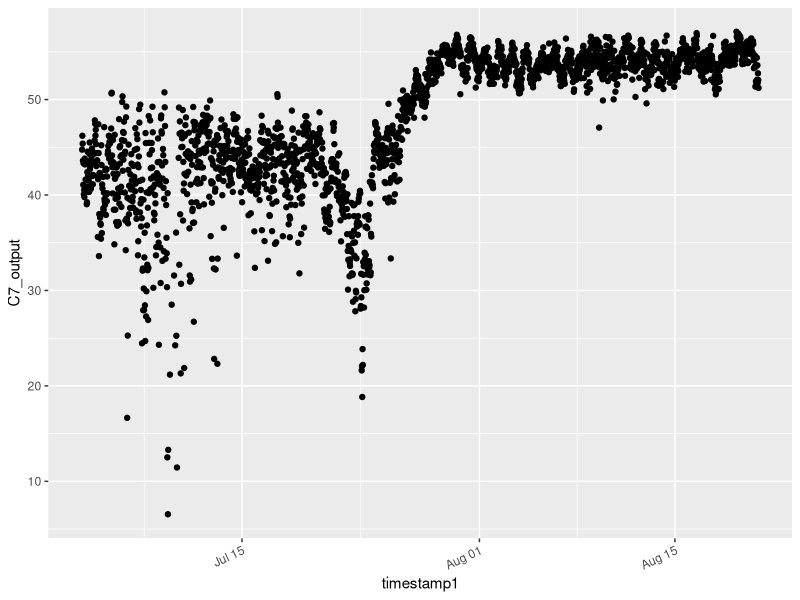
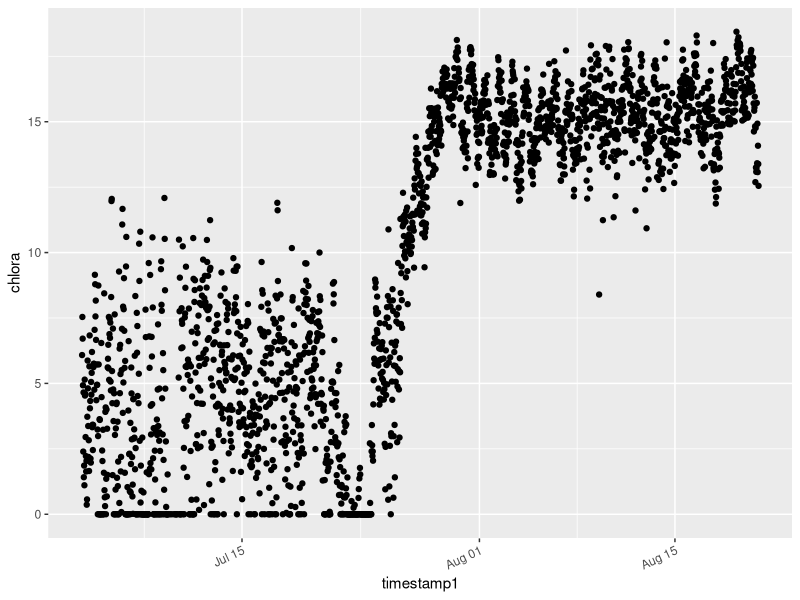

These figures' R source, in order: (Note: this script raises an error after producing the figures.)
## ---------------------------
## QA'QC for 1 C7 sensor optically formatted to measure chlorophyll-a
##    ongoing space for aggregation of new deployment data
##
## Author: Kelly A. Loria
## Date Created: 2020-03-19
## Email: kelly.loria@colorado.edu
##
## ---------------------------
## Load packages:
library(ggplot2)
library(dplyr)

## ---------------------------
# Back ground information for users:
#    link to product mannual
#    https://www.pme.com/products/cyclops-7-logger
#    Raw C7 output needs to be corrected for chlorophyll-a exctractions


## ---------------------------
# I. For C7 output corrections 
# read in chl-a extractions: water_qualityCHLA.csv
chla1819 <- read.csv("water_qualityCHLA.csv", header=T)
names(chla1819)

# 2. Fix timestamp - so it is no longer a character:
chla1819$ndate <- as.Date(as.Date.character(chla1819$date, format="%m/%d/%y"))
range(chla1819$ndate)


## ---------------------------
# II. Summer 2018 deployment
old.datC7 <- read.csv("gl4.buoy.PMEC7.data.csv", header=T)

# 1. Fix timestamp - so it is no longer a character:
old.datC7$timestamp1 <- as.POSIXct(old.datC7$timestamp, format= "%Y-%m-%d %H:%M")
range(old.datC7$timestamp1)
summary(old.datC7)

# 2. Check data distribution through plots:
qplot(timestamp1, C7_output, data = old.datC7, geom="point") +
  #scale_x_datetime(date_breaks = "504 hour", labels = date_format("%b %d")) +
  theme(axis.text.x = element_text(angle = 25, vjust = 1.0, hjust = 1.0)) 

qplot(timestamp1, chlora, data = old.datC7, geom="point") +
  #scale_x_datetime(date_breaks = "504 hour", labels = date_format("%b %d")) +
  theme(axis.text.x = element_text(angle = 25, vjust = 1.0, hjust = 1.0)) 

# 3. Compare C7 output with chl-a extraction values. 
#       Need to extract just dates from timestamps 
old.datC7 <- transform(old.datC7, ndate = as.Date(timestamp1))

# 4. Combine C7 output and chl-a extractions
sum18comp <- left_join(old.datC7, chla1819[c("ndate", "depth","chl_a")],
                  by = c("ndate" = "ndate"))
summary(sum18comp)

# 5. Plot the new combined data
p <- ggplot(sum18comp) +
  geom_point(aes(x=ndate, y=(C7_output)), color="#57a6ad", alpha = 0.2) +
  geom_point(aes(x=ndate, y=(chl_a)), shape = 17, color="#316326", alpha = 0.8)  +
  theme_classic() 

# 5b.Plot the relationship between chl-a values and C7 values
p <- ggplot(sum18comp, aes(x=chl_a, y=C7_output)) +
  geom_point(alpha = 0.2)  +
  stat_smooth(method ="lm") +
  theme_classic()  

# 6. Get a beta value for the relationship between chl-a values and C7 values
sum18comp.mod <- lmer(chl_a ~ C7_output + (1|depth.y), data=sum18comp)
summary(sum18comp.mod)

# 7. Transfor output for chl-a beta estimate
old.datC7$chlora20 <- (old.datC7$chlora * 0.065541)

qplot(timestamp1, chlora20, data = old.datC7, geom="point") +
  #scale_x_datetime(date_breaks = "504 hour", labels = date_format("%b %d")) +
  theme(axis.text.x = element_text(angle = 25, vjust = 1.0, hjust = 1.0)) 

# 8. The data pre-July 29st looks poor and should be flagged 
old.datC7$flag_RE[old.datC7$timestamp1 <= as.POSIXct('2018-07-29 00:00:00')] <- "q"
old.datC7$flag_RE[old.datC7$timestamp1 >= as.POSIXct('2018-07-29 00:00:00')] <- "n"

# 9. Check to see if data was appropriately flagged:
qplot(timestamp1, chlora20, data = old.datC7, geom="point", color=flag_RE) +
  #scale_x_datetime(date_breaks = "504 hour", labels = date_format("%b %d")) +
  theme(axis.text.x = element_text(angle = 25, vjust = 1.0, hjust = 1.0)) 

## ---------------------------
# III. Winter 2018 Deployment:
#     C7 sensor @ 3m

# 1. Read in new raw data at depth (for 2018-2019): C7_240115_180823_190723_3m.TXT
C7.3m <- read.delim("C7_240115_180823_190723_3m.TXT", header=T, sep = ',')
names(C7.3m)
summary(C7.3m)

# 2. Fix timestamp
C7.3m$timestamp1 <- as.POSIXct(C7.3m$Mountain.Standard.Time, format="%Y-%m-%d %H:%M:%OS")
range(C7.3m$timestamp1)

# 3. Restrict for date range of deployment:
C7.3m <- subset(C7.3m,timestamp1 >= as.POSIXct('2018-08-24 13:00:00') & 
                  timestamp1 <= as.POSIXct('2019-07-23 00:00:00'))
range(C7.3m$timestamp1)

# 4. Plot the data:
qplot(timestamp1, Sensor, data = C7.3m, geom="point") +
  #scale_x_datetime(date_breaks = "504 hour", labels = date_format("%b %d")) +
  theme(axis.text.x = element_text(angle = 25, vjust = 1.0, hjust = 1.0))

# 5. Compare C7 output with chl-a extraction values. 
#       Need to extract just dates from timestamps 
C7.3m <- transform(C7.3m, ndate = as.Date(timestamp1))

# 6. Combine C7 output and chl-a extractions
win18comp <- left_join(C7.3m, chla1819[c("ndate", "depth","chl_a")],
                       by = c("ndate" = "ndate"))
summary(win18comp)

# 7. Plot the combined data
p <- ggplot(win18comp) +
  geom_point(aes(x=ndate, y=(Sensor)), color="#57a6ad", alpha = 0.2) +
  geom_point(aes(x=ndate, y=(chl_a)), shape = 17, color="#316326", alpha = 0.8)  +
  theme_classic() 

# 8. Get a beta value for the relationship between chl-a values and C7 values
win18comp.mod <- lmer(chl_a ~ Sensor + (1|depth), data=win18comp)
summary(win18comp.mod)

# 9. Transfor output for chl-a estimate
C7.3m$chlora20 <- (C7.3m$Sensor * 0.001158)

# 10. Plot transformed data
qplot(timestamp1, chlora20, data = C7.3m, geom="point") +
  #scale_x_datetime(date_breaks = "504 hour", labels = date_format("%b %d")) +
  theme(axis.text.x = element_text(angle = 25, vjust = 1.0, hjust = 1.0)) 

# 11. Add in column for depth, deployment and sensor 
C7.3m$depth <- 3
C7.3m$deployment <- "Winter2018"
C7.3m$sensor <- 240115

# 12. Add in variable for flag:
C7.3m$flag_RE[C7.3m$timestamp1 >= as.POSIXct('2018-08-24 13:00:00') ] <- "n"


## ---------------------------
# IV Combine Summer2018 + Winter2018 data

# 1. Add in column for year 
PME_C7_winter18 <- transform(C7.3m,
                              year = as.numeric(format(timestamp1, '%Y')))

# 2. Select for relevant parameters
old.datC7_1 <- subset(old.datC7, select=c(sensor, deployment, year, timestamp1, depth,
                                          temperature, C7_output, gain, chlora20,
                                          battery, flag_RE))

# 3. Select for relevant parameters
PME_C7_winter18_1 <- subset(PME_C7_winter18, select=c(sensor, deployment, year, timestamp1, depth,
                                                      Temperature, Sensor, Gain, chlora20,
                                                      Battery, flag_RE))
# 4. Change names of column to match data
colnames(PME_C7_winter18_1)[6] = "temperature"
colnames(PME_C7_winter18_1)[7] = "C7_output"
colnames(PME_C7_winter18_1)[8] = "gain"
colnames(PME_C7_winter18_1)[10] = "battery"

# 5. Add winter 2018 to summer 2018
PME_C7_agg18 <- rbind(old.datC7_1, PME_C7_winter18_1)
summary(PME_C7_agg18)

# 6. Plot and facet by deployment:
p <- ggplot(PME_C7_agg18, aes(x=timestamp1, y=(chlora20), colour =as.factor(flag_RE))) + # can swap color for deployment too 
  geom_point(alpha = 0.5) +
  #stat_smooth(method="lm", se=TRUE, formula=y ~ poly(x, 3, raw=TRUE), alpha=0.15) +
  scale_x_datetime(date_breaks = "504 hour", labels = date_format("%b %d")) +
  theme_classic() + xlab("Time stamp") 


## ---------------------------
# V. Summer 2019 Deployment

# 1. Read in data:
C7.9m <- read.delim("C7_240115_190730_190820_9m.TXT", header=T, sep = ',')

# 2. Fix timestamp
C7.9m$timestamp1 <- as.POSIXct(C7.9m$Mountain.Standard.Time, format="%Y-%m-%d %H:%M:%OS")
range(C7.9m$timestamp1)

# 3. Restrict for date range
C7.9m <- subset(C7.9m,timestamp1 >= as.POSIXct('2019-07-30 12:00:00') & 
                    timestamp1 <= as.POSIXct('2019-08-20 00:00:00'))

# 4. Plot the data:
qplot(timestamp1, Sensor, data = C7.9m, geom="point") +
  #scale_x_datetime(date_breaks = "504 hour", labels = date_format("%b %d")) +
  theme(axis.text.x = element_text(angle = 25, vjust = 1.0, hjust = 1.0))

# 5. Compare C7 output with chl-a extraction values. 
#       Need to extract just dates from timestamps
C7.9m <- transform(C7.9m, ndate = as.Date(timestamp1))

# 6. Combine C7 output and chl-a extractions
sum19comp <- left_join(C7.9m, chla1819[c("ndate", "depth","chl_a")],
                       by = c("ndate" = "ndate"))

# 7. Plot the combined data
p <- ggplot(sum19comp) +
  geom_point(aes(x=ndate, y=(Sensor)), color="#57a6ad", alpha = 0.2) +
  geom_point(aes(x=ndate, y=(chl_a)), shape = 17, color="#316326", alpha = 0.8)  +
  theme_classic() 

# 8. Get a beta value for the relationship between chl-a values and C7 values
sum19comp.mod <- lmer(chl_a ~ Sensor + (1|depth), data=sum19comp)
summary(sum19comp.mod)

# 9. Transfor output for chl-a estimate
C7.9m$chlora20 <- (C7.9m$Sensor * 3.437e-03)

# 10. Plot transformed data
qplot(timestamp1, chlora20, data = C7.9m, geom="point") +
  #scale_x_datetime(date_breaks = "504 hour", labels = date_format("%b %d")) +
  theme(axis.text.x = element_text(angle = 25, vjust = 1.0, hjust = 1.0)) 

summary(C7.9m)

# 11. Add in column for depth, deployment and sensor 
C7.9m$depth <- 9
C7.9m$deployment <- "Summer2019"
C7.9m$sensor <- 240115

# 12. Add in variable for flag:
C7.9m$flag_RE[C7.9m$timestamp1 >= as.POSIXct('2019-07-30 12:00:00') ] <- "n"

## ---------------------------
# VI. All C7 data + Summer2019 data

# 1. Add in variable for year: 
PME_C7_summer2019 <- transform(C7.9m,
                                year = as.numeric(format(timestamp1, '%Y')))
names(PME_C7_summer2019)
names(PME_C7_summer2019)

# 2. Select for relevant parameters
PME_C7_summer2019_1 <- subset(PME_C7_summer2019, select=c(sensor, deployment, year, timestamp1, depth,
                                                      Temperature, sensor, Gain, chlora20,
                                                      Battery, flag_RE))

# 3. change names
colnames(PME_C7_summer2019_1)[6] = "temperature"
colnames(PME_C7_summer2019_1)[7] = "C7_output"
colnames(PME_C7_summer2019_1)[8] = "gain"
colnames(PME_C7_summer2019_1)[10] = "battery"

# 4. Add winter 2018 to summer 2018
PME_C7_agg19 <- rbind(PME_C7_agg18, PME_C7_summer2019_1)
summary(PME_C7_agg19)

# 5. Plot and facet by deployment:
p <- ggplot(PME_C7_agg19, aes(x=timestamp1, y=(chlora20), colour =as.factor(depth))) +
  geom_point(alpha = 0.5) +
  #stat_smooth(method="lm", se=TRUE, formula=y ~ poly(x, 3, raw=TRUE), alpha=0.15) +
  scale_x_datetime(date_breaks = "504 hour", labels = date_format("%b %d")) +
  theme_classic() + xlab("Time stamp") 

# 6. Fix column names
colnames(PME_C7_agg19)[4] = "timestamp"
colnames(PME_C7_agg19)[9] = "est.chl_a"

# 7. Export and save data:
#write.csv(PME_C7_agg19, "Summer2019_PME_C7.csv") # complied data file of all DO sensors along buoy line


## ---------------------------
# VII. End notes:
#   * NWT flgging codes:
#       n=no flag; m=missing; q=questionable; e=estimated; o=outlier
#
#   * Back ground information for users:
#       link to product mannual: https://rbr-global.com/products/compact-loggers/rbrsolo-t
#       RBR sensors have a measurement range of -5°C to +35°C
